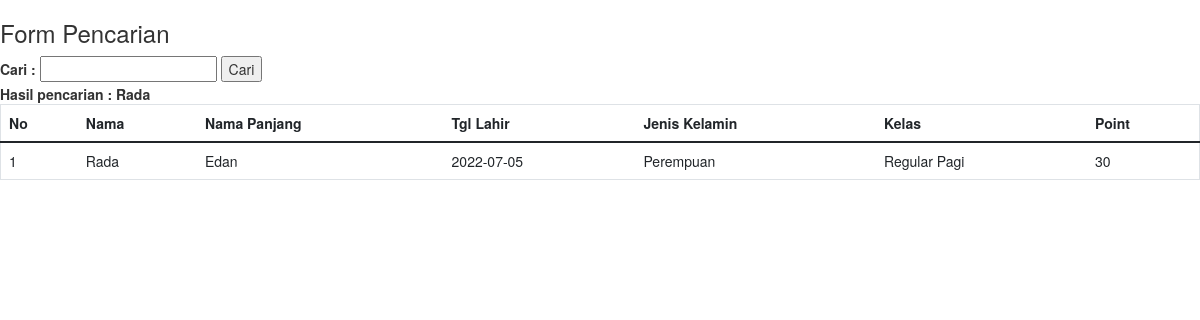
Page /index.php?cari=Rada on the committed database.
### tables this page shows
CREATE TABLE `students` (
  `Idstudent` int(20) NOT NULL,
  `name` varchar(50) NOT NULL,
  `surname` varchar(50) NOT NULL,
  `birthdate` date NOT NULL,
  `gender` varchar(50) NOT NULL,
  `class` varchar(50) NOT NULL,
  `point` int(20) NOT NULL
);

### index.php (the view, shortened to what this page needs)
<!DOCTYPE html>
<html lang="en">
<head>
    <link rel="stylesheet" href="bootstrap-5.0.2-dist/css/bootstrap.min.css">
    <link rel="stylesheet" href="http://maxcdn.bootstrapcdn.com/bootstrap/3.3.6/css/bootstrap.min.css">
</head>
<?php
include 'config.php';
?>
<h3>Form Pencarian</h3>
<form action="index.php" method="get">
    <label>Cari :</label>
    <input type="text" name="cari">
    <input type="submit" value="Cari">
</form>
<?php
if (isset($_GET['cari'])) {
    $cari = $_GET['cari'];
    echo "<b>Hasil pencarian : " . $cari . "</b>";
}
?>
<body>
    <table class="table table-striped" border="1">
    <thead>
        <tr>
            <th scope="col">No</th>
            <th scope="col">Nama</th>
            <th scope="col">Nama Panjang</th>
            <th scope="col">Tgl Lahir</th>
            <th scope="col">Jenis Kelamin</th>
            <th scope="col">Kelas</th>
            <th scope="col">Point</th>
        </tr>
    <thead>
    <?php
    if (isset($_GET['cari'])) {
        $cari = $_GET['cari'];
        $data = mysqli_query($kon, "select * from students where name like '%" . $cari . "%'");
    } else {
        $data = mysqli_query($kon, "select * from students ");
    }
    $no = 1;
    while ($d = mysqli_fetch_array($data)) {
    ?>
        <tr>
            <td><?php echo $no++; ?></td>
            <td><?php echo $d['name']; ?></td>
            <td><?php echo $d['surname']; ?></td>
            <td><?php echo $d['birthdate']; ?></td>
            <td><?php echo $d['gender']; ?></td>
            <td><?php echo $d['class']; ?></td>
            <td><?php echo $d['point']; ?></td>
        </tr>
    <?php } ?>
</table>
</body>
</html>

### rows in the picture
students: name "Rada", surname "Edan", birthdate "2022-07-05", gender "Perempuan", class "Regular Pagi", point "30"

### other values in the picture
$cari "Rada"
